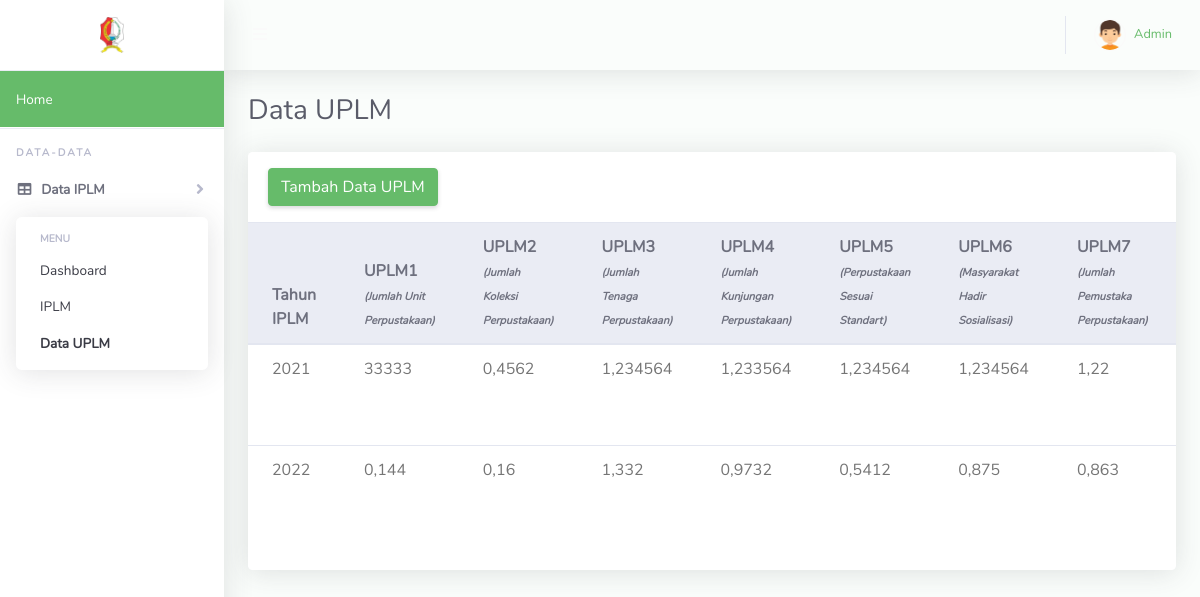
The page /data_anggota.php (signed in) on the database its author committed.
### tables this page shows
CREATE TABLE `anggota` (
  `id_anggota` int(11) NOT NULL,
  `id_iplm` varchar(225) NOT NULL,
  `uplm1` varchar(225) NOT NULL,
  `uplm2` varchar(225) NOT NULL,
  `uplm3` varchar(225) NOT NULL,
  `uplm4` varchar(225) NOT NULL,
  `uplm5` varchar(225) NOT NULL,
  `uplm6` varchar(225) NOT NULL,
  `uplm7` varchar(255) NOT NULL
);

CREATE TABLE `iplminduk` (
  `id_iplm` int(11) NOT NULL,
  `tahun` varchar(200) NOT NULL,
  `ket` varchar(255) NOT NULL
);

### data_anggota.php (the view, shortened to what this page needs)
<!DOCTYPE html>
<html lang="en">
<head>
  <link href="vendor/fontawesome-free/css/all.min.css" rel="stylesheet" type="text/css">
  <link href="vendor/bootstrap/css/bootstrap.min.css" rel="stylesheet" type="text/css">
  <link href="css/ruang-admin.min.css" rel="stylesheet">
</head>
<body id="page-top">
  <div id="wrapper">
    <ul class="navbar-nav sidebar sidebar-light accordion" id="accordionSidebar">
      <a class="sidebar-brand d-flex align-items-center justify-content-center" href="dashboard.php">
        <div class="sidebar-brand-icon">
          <img src="img/logo.png">
        </div>
      </a>
      <li class="nav-item bg-success">
        <a class="nav-link text-white" href="../Dispusip/index-iplm.php">
          <span>Home</span></a>
      </li>
      <hr class="sidebar-divider">
      <div class="sidebar-heading">
        Data-data
      </div>
      <li class="nav-item active">
        <a class="nav-link collapsed" href="#" data-toggle="collapse" data-target="#collapseTable" aria-expanded="true" aria-controls="collapseTable">
          <i class="fas fa-fw fa-table"></i>
          <span>Data IPLM</span>
        </a>
        <div id="collapseTable" class="collapse show" aria-labelledby="headingTable" data-parent="#accordionSidebar">
          <div class="bg-white py-2 collapse-inner rounded">
            <h6 class="collapse-header">Menu</h6>
            <a class="collapse-item" href="dashboard.php">Dashboard</a>
            <a class="collapse-item" href="data_iplm.php">IPLM</a>
            <a class="collapse-item active" href="data_anggota.php">Data UPLM</a>
          </div>
        </div>
      </li>
    </ul>
    <div id="content-wrapper" class="d-flex flex-column">
      <div id="content">
        <nav class="navbar navbar-expand navbar-light bg-navbar topbar mb-4 static-top">
          <button id="sidebarToggleTop" class="btn btn-link rounded-circle mr-3">
            <i class="fa fa-bars"></i>
          </button>
          <ul class="navbar-nav ml-auto">
            <li class="nav-item dropdown no-arrow">
              <a class="nav-link dropdown-toggle" href="#" id="userDropdown" role="button" data-toggle="dropdown" aria-haspopup="true" aria-expanded="false">
                <img class="img-profile rounded-circle" src="img/boy.png" style="max-width: 60px">
                <span class="ml-2 d-none d-lg-inline text-success small">Admin</span>
              </a>
            </li>
          </ul>
        </nav>
        <div class="container-fluid" id="container-wrapper">
          <div class="d-sm-flex align-items-center justify-content-between mb-4">
            <h1 class="h3 mb-0 text-gray-800">Data UPLM</h1>
          </div>
          <div class="row">
            <div class="col-lg-12 mb-4">
              <div class="card">
                <div class="card-header py-3 d-flex flex-row align-items-center justify-content-between">
                  <h6 class="m-0 font-weight-bold text-primary"><a href="form_tambahanggota.php" class="btn btn-success">Tambah Data UPLM</a></h6>
                </div>
                <div class="table-responsive">
                  <table class="table align-items-center table-flush">
                    <thead class="thead-light">
                      <tr>
                        <th>Tahun IPLM</th>
                        <th>UPLM1 <br>
                          <font style="font-size: 11px;"><i>(Jumlah Unit Perpustakaan)</i></font>
                        </th>
                        <th>UPLM2 <br>
                          <font style="font-size: 11px;"><i>(Jumlah Koleksi Perpustakaan)</i></font>
                        </th>
                        <th>UPLM3 <br>
                          <font style="font-size: 11px;"><i>(Jumlah Tenaga Perpustakaan)</i></font>
                        </th>
                        <th>UPLM4 <br>
                          <font style="font-size: 11px;"><i>(Jumlah Kunjungan Perpustakaan)</i></font>
                        </th>
                        <th>UPLM5 <br>
                          <font style="font-size: 11px;"><i>(Perpustakaan Sesuai Standart)</i></font>
                        </th>
                        <th>UPLM6 <br>
                          <font style="font-size: 11px;"><i>(Masyarakat Hadir Sosialisasi)</i></font>
                        </th>
                        <th>UPLM7 <br>
                          <font style="font-size: 11px;"><i>(Jumlah Pemustaka Perpustakaan)</i></font>
                        </th>
                        <th>ACTION</th>
                      </tr>
                    </thead>
                    <?php
                    include 'koneksi.php';
                    $hasil = mysqli_query($koneksi, "SELECT * FROM anggota JOIN iplminduk ON anggota.id_iplm=iplminduk.id_iplm ORDER BY tahun ASC");
                    while ($data = mysqli_fetch_array($hasil)) {
                    ?>
                      <tr>
                        <td><?= $data['tahun']; ?></td>
                        <td><?= $data['uplm1']; ?></td>
                        <td><?= $data['uplm2']; ?></td>
                        <td><?= $data['uplm3']; ?></td>
                        <td><?= $data['uplm4']; ?></td>
                        <td><?= $data['uplm5']; ?></td>
                        <td><?= $data['uplm6']; ?></td>
                        <td><?= $data['uplm7']; ?></td>
                        <td>
                        </td>
                      </tr>
                    <?php }
                    ?>
                  </table>
                </div>
                <div class="card-footer"></div>
              </div>
            </div>
          </div>
        </div>
      </div>
    </div>
  </div>
</body>
</html>

### rows shown on the page
anggota: id_iplm.tahun "2021", uplm1 "33333", uplm2 "0,4562", uplm3 "1,234564", uplm4 "1,233564", uplm5 "1,234564", uplm6 "1,234564", uplm7 "1,22"
anggota: id_iplm.tahun "2022", uplm1 "0,144", uplm2 "0,16", uplm3 "1,332", uplm4 "0,9732", uplm5 "0,5412", uplm6 "0,875", uplm7 "0,863"
